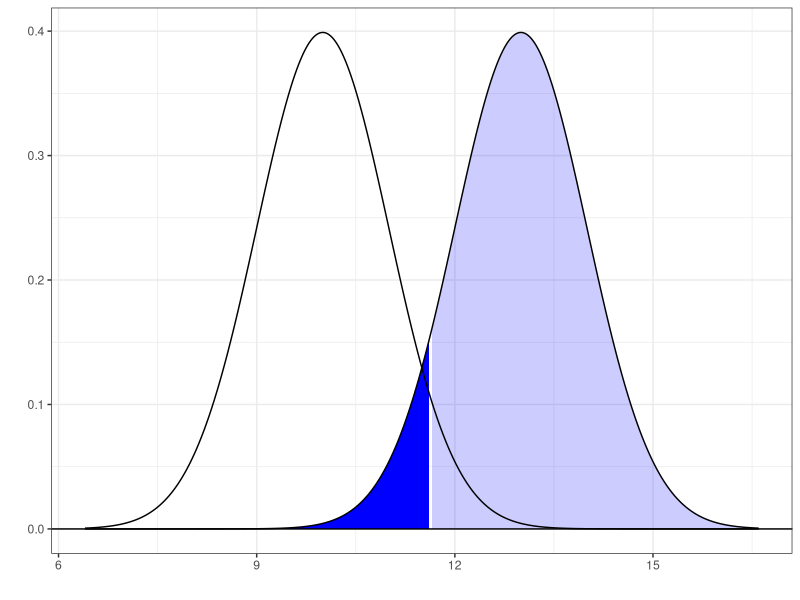

Recreate this plot in R.
## ---- chunk 1
library(ggplot2)

powergraph <- function (sd,Ho,Ha,N){
p <- ggplot(data = data.frame(x = c(Ho-3.6*sd, Ha+3.6*sd)), aes(x = x))
dnorm_func <- function(x){
  y <- dnorm(x, Ha, sd)
  y[x < qnorm(0.95, Ho, sd)] <- NA
  return(y)
}
dnorm_func1 <- function(x){
  y <- dnorm(x, Ha, sd)
  y[x >= qnorm(0.95, Ho, sd)] <- NA
  return(y)
}
p + stat_function(fun = dnorm_func, geom = "area", fill = "blue", 
    alpha = 0.2, n = 500) + 
    stat_function(fun = dnorm_func1, geom = "area", fill = "blue") + 
    geom_hline(yintercept = 0) + 
    stat_function(fun = dnorm, args = list(Ho, sd), n = 500) + 
    stat_function(fun = dnorm, args = list(Ha, sd), n = 500) + 
    theme_bw() + 
    labs(x = "", y = "")
}

powergraph(1,10,13,1)
